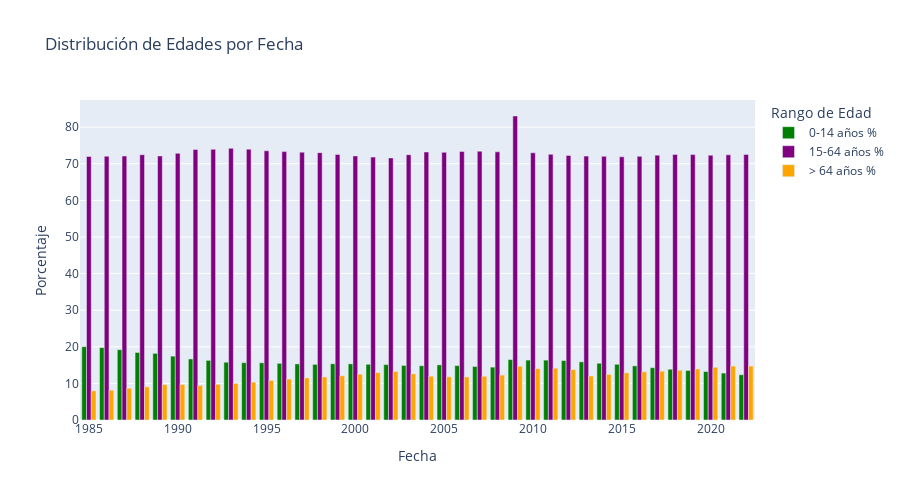

The cell this chart's notebook holds for it:
### Code cell
import plotly.express as px

# Crear el gráfico de barras apiladas con barmode='group'
fig_bar = px.bar(dataframe, x='Fecha', y=['0-14 años %', '15-64 años %', '> 64 años %'],
                 color_discrete_sequence=['green', 'purple', 'orange'],
                 title='Distribución de Edades por Fecha',
                 labels={'value': 'Porcentaje', 'variable': 'Rango de Edad'},
                 height=500,
                 barmode='group')  # Utiliza 'group' para barras al lado de la otra

# Mostrar el gráfico
fig_bar.show()

### Figure 1 — Plotly figure (JSON) as saved in the notebook; plotly's stock layout.template omitted (floating-point values rounded to 4 significant figures)
{"data": [{"alignmentgroup": "True", "hovertemplate": "Rango de Edad=0-14 años %<br>Fecha=%{x}<br>Porcentaje=%{y}<extra></extra>", "legendgroup": "0-14 años %", "marker": {"color": "green", "pattern": {"shape": ""}}, "name": "0-14 años %", "offsetgroup": "0-14 años %", "orientation": "v", "showlegend": true, "textposition": "auto", "type": "bar", "x": [2022, 2021, 2020, 2019, 2018, 2017, 2016, 2015, 2014, 2013, 2012, 2011, 2010, 2009, 2008, 2007, 2006, 2005, 2004, 2003, 2002, 2001, 2000, 1999, 1998, 1997, 1996, 1995, 1994, 1993, 1992, 1991, 1990, 1989, 1988, 1987, 1986, 1985], "xaxis": "x", "y": [12.37, 12.82, 13.24, 13.54, 13.87, 14.29, 14.79, 15.22, 15.5, 15.89, 16.24, 16.36, 16.37, 16.51, 14.45, 14.62, 14.86, 15.06, 14.83, 14.9, 15.14, 15.22, 15.34, 15.36, 15.2, 15.32, 15.48, 15.63, 15.66, 15.79, 16.29, 16.68, 17.45, 18.2, 18.45, 19.21, 19.78, 20.03], "yaxis": "y"}, {"alignmentgroup": "True", "hovertemplate": "Rango de Edad=15-64 años %<br>Fecha=%{x}<br>Porcentaje=%{y}<extra></extra>", "legendgroup": "15-64 años %", "marker": {"color": "purple", "pattern": {"shape": ""}}, "name": "15-64 años %", "offsetgroup": "15-64 años %", "orientation": "v", "showlegend": true, "textposition": "auto", "type": "bar", "x": [2022, 2021, 2020, 2019, 2018, 2017, 2016, 2015, 2014, 2013, 2012, 2011, 2010, 2009, 2008, 2007, 2006, 2005, 2004, 2003, 2002, 2001, 2000, 1999, 1998, 1997, 1996, 1995, 1994, 1993, 1992, 1991, 1990, 1989, 1988, 1987, 1986, 1985], "xaxis": "x", "y": [72.55, 72.44, 72.36, 72.51, 72.54, 72.36, 72.03, 71.9, 72.04, 72.09, 72.28, 72.59, 73, 83.05, 73.27, 73.43, 73.37, 73.13, 73.22, 72.48, 71.6, 71.82, 72.15, 72.55, 73.04, 73.18, 73.33, 73.55, 74, 74.21, 73.96, 73.9, 72.85, 72.14, 72.48, 72.11, 72.07, 72], "yaxis": "y"}, {"alignmentgroup": "True", "hovertemplate": "Rango de Edad=> 64 años %<br>Fecha=%{x}<br>Porcentaje=%{y}<extra></extra>", "legendgroup": "> 64 años %", "marker": {"color": "orange", "pattern": {"shape": ""}}, "name": "> 64 años %", "offsetgroup": "> 64 años %", "orientation": "v", "showlegend": true, "textposition": "auto", "type": "bar", "x": [2022, 2021, 2020, 2019, 2018, 2017, 2016, 2015, 2014, 2013, 2012, 2011, 2010, 2009, 2008, 2007, 2006, 2005, 2004, 2003, 2002, 2001, 2000, 1999, 1998, 1997, 1996, 1995, 1994, 1993, 1992, 1991, 1990, 1989, 1988, 1987, 1986, 1985], "xaxis": "x", "y": [14.74, 14.74, 14.4, 13.95, 13.58, 13.35, 13.18, 12.88, 12.46, 12.02, 13.77, 14.13, 14.02, 14.69, 12.28, 11.95, 11.77, 11.81, 11.95, 12.62, 13.26, 12.96, 12.51, 12.09, 11.76, 11.51, 11.19, 10.82, 10.34, 10.01, 9.75, 9.43, 9.7, 9.66, 9.07, 8.68, 8.15, 7.97], "yaxis": "y"}], "layout": {"barmode": "group", "height": 500, "legend": {"title": {"text": "Rango de Edad"}, "tracegroupgap": 0}, "title": {"text": "Distribución de Edades por Fecha"}, "xaxis": {"anchor": "y", "domain": [0, 1], "title": {"text": "Fecha"}}, "yaxis": {"anchor": "x", "domain": [0, 1], "title": {"text": "Porcentaje"}}}}
